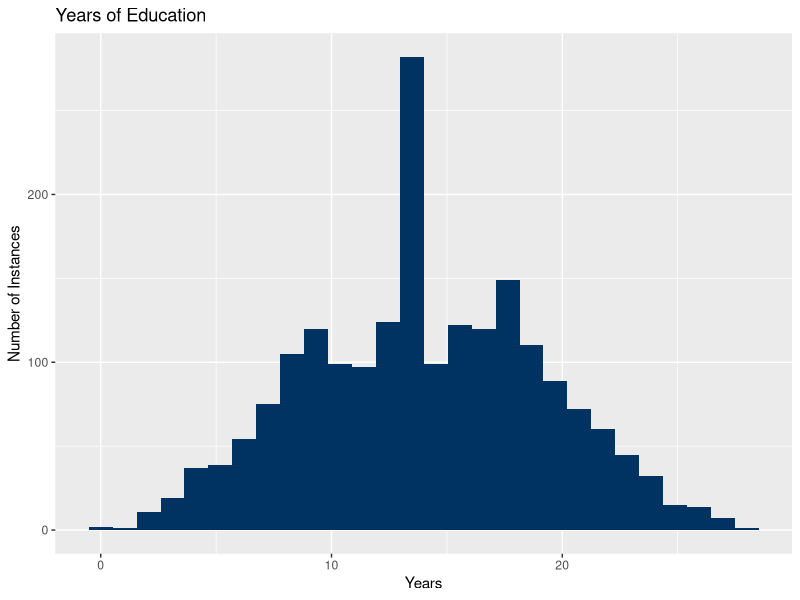

Here is the R script that generated this plot: (Note: this script raises an error after producing the figure.)
## ---- chunk 1
library(tidyverse)
## ---- chunk 2
set.seed(1)

population_education <- sample(
  x    = 0:28, 
  size = 2000, 
  replace = TRUE, 
  prob = ((c(1:10, rep(10, 8), 11:1))^2 / sum((29:1)^2))
  ## pretty fancy probability distribution, eh? ^^ 
  ## We just made a *wild* function that looked like how we wanted it to. 
)

ggplot() + 
  aes(x=population_education) + 
  geom_histogram(bins = 28, fill = '#003262') + 
  labs(
    title = 'Years of Education', 
    x     = 'Years', 
    y     = 'Number of Instances')
## ---- chunk 3
blank_lines(20)
## ---- chunk 4
## For a fair die, we know that the pmf is: 
##  $f(x) = 1/6$ for x in {1,2,3,4,5,6}. 
## The $E[X]$ is therefore 1/6*(1+2+3+4+5+6) = 3.5.
## ---- chunk 5
blank_lines(20)
## ---- chunk 6
blank_lines(20)
## ---- chunk 7
blank_lines(20)
## ---- chunk 8
die <- data.frame(
  value = 'fill this in',
  prob  = 'fill this in'
)
## ---- chunk 9
variance_function <- function(die) { 
  ## fill this in
  mu = 'fill this in'   ## you should index to the correct column
  var = 'fill this in'  ## for each, and use the correct function
  
  return(var)
}

variance_function(die)
## ---- chunk 10
pdf_fun <- function(x) { 
  (3/2)*(x - (2*x^2) + x^3)
}
## ---- chunk 11
support <- seq(from=0, to=2, by=0.01)
## ---- chunk 12
ggplot() + 
  geom_function(fun = pdf_fun) + 
  xlim(min(support), max(support))
## ---- chunk 13
expected_value <- function(value, prob){
  sum(value * prob)
}

mse <- function(c) { 
  expected_value(
    value = (support - c)^2, 
    prob  = pdf_fun(support)
  )  
}

mpe <- function(c, power) { 
  expected_value(
    value = (support - c)^power, 
    prob  = pdf_fun(support)
  )
}

optim(
  par = 1, 
  fn = mpe, 
  power = 4
)
## ---- chunk 14
mean_absolute_error  <- Vectorize(mean_absolute_error)
mean_square_error    <- Vectorize(mean_square_error)
mean_cubic_error     <- Vectorize(mean_cubic_error)
mean_quadratic_error <- Vectorize(mean_quadratic_error)
mean_power_error     <- Vectorize(mean_power_error)
## ---- chunk 15
mae_ <- mean_absolute_error(
  c = input_range
)
mse_ <- mean_square_error(
  c = input_range
  )
mce_ <- mean_cubic_error(
  c = input_range
)
mqe_ <- mean_quadratic_error(
  c = input_range
)
## ---- chunk 16
plot(
  x = input_range,
  y = mse_,
  type = 'l'
)
lines(
  x = input_range, 
  y = mae_, 
  type = 'l', 
  col = '#003262'
)
lines(
  x = input_range, 
  y = mqe_, 
  type = 'l', 
  col = '#FDB515'
)
abline(v=1.5, col = 'darkred')
